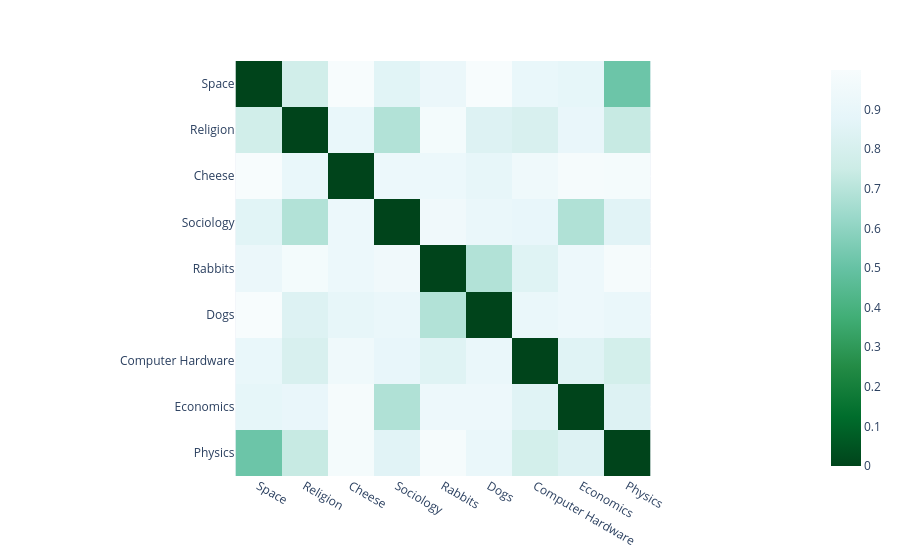

The notebook cell this image was saved under:
### Code cell
# *
distances = squareform(pdist(embeddings, metric='cosine'))
px.imshow(pd.DataFrame(distances, columns=snippet_labels, index=snippet_labels), color_continuous_scale='BuGn_r')

### Figure 1 — Plotly figure (JSON) as saved in the notebook; plotly's stock layout.template omitted (floating-point values rounded to 4 significant figures)
{"data": [{"coloraxis": "coloraxis", "hovertemplate": "x: %{x}<br>y: %{y}<br>color: %{z}<extra></extra>", "name": "0", "type": "heatmap", "x": ["Space", "Religion", "Cheese", "Sociology", "Rabbits", "Dogs", "Computer Hardware", "Economics", "Physics"], "xaxis": "x", "y": ["Space", "Religion", "Cheese", "Sociology", "Rabbits", "Dogs", "Computer Hardware", "Economics", "Physics"], "yaxis": "y", "z": [[0.0, 0.7732, 0.9998, 0.8543, 0.9161, 0.9991, 0.9022, 0.8845, 0.5149], [0.7732, 0.0, 0.9043, 0.6869, 0.974, 0.8361, 0.8101, 0.8995, 0.7379], [0.9998, 0.9043, 0.0, 0.9248, 0.9234, 0.886, 0.9419, 0.9841, 0.9804], [0.8543, 0.6869, 0.9248, 0.0, 0.9526, 0.9069, 0.8965, 0.6822, 0.8539], [0.9161, 0.974, 0.9234, 0.9526, 0.0, 0.6855, 0.8431, 0.9287, 0.983], [0.9991, 0.8361, 0.886, 0.9069, 0.6855, 0.0, 0.9113, 0.9274, 0.9105], [0.9022, 0.8101, 0.9419, 0.8965, 0.8431, 0.9113, 0.0, 0.8514, 0.7856], [0.8845, 0.8995, 0.9841, 0.6822, 0.9287, 0.9274, 0.8514, 0.0, 0.8373], [0.5149, 0.7379, 0.9804, 0.8539, 0.983, 0.9105, 0.7856, 0.8373, 0.0]]}], "layout": {"coloraxis": {"colorscale": [[0, "rgb(0,68,27)"], [0.125, "rgb(0,109,44)"], [0.25, "rgb(35,139,69)"], [0.375, "rgb(65,174,118)"], [0.5, "rgb(102,194,164)"], [0.625, "rgb(153,216,201)"], [0.75, "rgb(204,236,230)"], [0.875, "rgb(229,245,249)"], [1, "rgb(247,252,253)"]]}, "margin": {"t": 60}, "xaxis": {"anchor": "y", "constrain": "domain", "domain": [0, 1], "scaleanchor": "y"}, "yaxis": {"anchor": "x", "autorange": "reversed", "constrain": "domain", "domain": [0, 1]}}}
